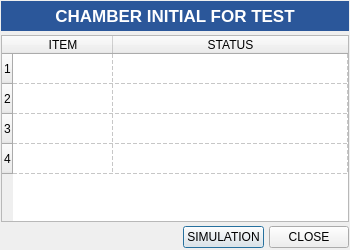
<?xml version="1.0" encoding="UTF-8"?>
<ui version="4.0">
 <class>CChmbDlg</class>
 <widget class="QDialog" name="CChmbDlg">
  <property name="geometry">
   <rect>
    <x>0</x>
    <y>0</y>
    <width>350</width>
    <height>250</height>
   </rect>
  </property>
  <property name="minimumSize">
   <size>
    <width>350</width>
    <height>250</height>
   </size>
  </property>
  <property name="maximumSize">
   <size>
    <width>400</width>
    <height>300</height>
   </size>
  </property>
  <property name="windowTitle">
   <string>CHAMBER INITIAL</string>
  </property>
  <property name="windowIcon">
   <iconset resource="../MainUi.qrc">
    <normaloff>:/icon/icon/chmblog.ico</normaloff>:/icon/icon/chmblog.ico</iconset>
  </property>
  <layout class="QVBoxLayout" name="verticalLayout">
   <property name="spacing">
    <number>4</number>
   </property>
   <property name="leftMargin">
    <number>1</number>
   </property>
   <property name="topMargin">
    <number>1</number>
   </property>
   <property name="rightMargin">
    <number>1</number>
   </property>
   <property name="bottomMargin">
    <number>2</number>
   </property>
   <item>
    <widget class="QLabel" name="lblTitle">
     <property name="minimumSize">
      <size>
       <width>0</width>
       <height>30</height>
      </size>
     </property>
     <property name="maximumSize">
      <size>
       <width>16777215</width>
       <height>30</height>
      </size>
     </property>
     <property name="font">
      <font>
       <pointsize>13</pointsize>
       <weight>75</weight>
       <bold>true</bold>
      </font>
     </property>
     <property name="styleSheet">
      <string notr="true">background-color: #2b579a;
color: rgb(255, 255, 255);</string>
     </property>
     <property name="text">
      <string>CHAMBER INITIAL FOR TEST</string>
     </property>
     <property name="alignment">
      <set>Qt::AlignCenter</set>
     </property>
    </widget>
   </item>
   <item>
    <widget class="QTableWidget" name="tblCheck">
     <property name="gridStyle">
      <enum>Qt::DashLine</enum>
     </property>
     <attribute name="horizontalHeaderStretchLastSection">
      <bool>true</bool>
     </attribute>
     <attribute name="verticalHeaderStretchLastSection">
      <bool>false</bool>
     </attribute>
     <row>
      <property name="text">
       <string>1</string>
      </property>
     </row>
     <row>
      <property name="text">
       <string>2</string>
      </property>
     </row>
     <row>
      <property name="text">
       <string>3</string>
      </property>
     </row>
     <row>
      <property name="text">
       <string>4</string>
      </property>
     </row>
     <column>
      <property name="text">
       <string>ITEM</string>
      </property>
     </column>
     <column>
      <property name="text">
       <string>STATUS</string>
      </property>
     </column>
    </widget>
   </item>
   <item>
    <layout class="QHBoxLayout" name="horizontalLayout">
     <property name="spacing">
      <number>5</number>
     </property>
     <item>
      <spacer name="horizontalSpacer_2">
       <property name="orientation">
        <enum>Qt::Horizontal</enum>
       </property>
       <property name="sizeHint" stdset="0">
        <size>
         <width>100</width>
         <height>20</height>
        </size>
       </property>
      </spacer>
     </item>
     <item>
      <widget class="QPushButton" name="btnSimm">
       <property name="text">
        <string>SIMULATION</string>
       </property>
       <property name="icon">
        <iconset resource="../MainUi.qrc">
         <normaloff>:/icon/icon/auto.ico</normaloff>:/icon/icon/auto.ico</iconset>
       </property>
      </widget>
     </item>
     <item>
      <widget class="QPushButton" name="btnClose">
       <property name="sizePolicy">
        <sizepolicy hsizetype="Preferred" vsizetype="Preferred">
         <horstretch>0</horstretch>
         <verstretch>0</verstretch>
        </sizepolicy>
       </property>
       <property name="text">
        <string>CLOSE</string>
       </property>
       <property name="icon">
        <iconset resource="../MainUi.qrc">
         <normaloff>:/icon/icon/ok.ico</normaloff>:/icon/icon/ok.ico</iconset>
       </property>
      </widget>
     </item>
    </layout>
   </item>
  </layout>
 </widget>
 <resources>
  <include location="../MainUi.qrc"/>
 </resources>
 <connections/>
</ui>
